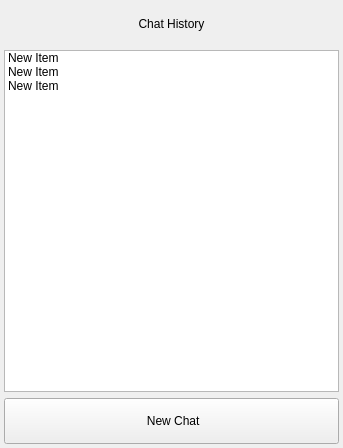
<?xml version="1.0" encoding="UTF-8"?>
<ui version="4.0">
 <class>historyWidget</class>
 <widget class="QWidget" name="historyWidget">
  <property name="geometry">
   <rect>
    <x>0</x>
    <y>0</y>
    <width>343</width>
    <height>448</height>
   </rect>
  </property>
  <property name="windowTitle">
   <string>Form</string>
  </property>
  <property name="styleSheet">
   <string notr="true"/>
  </property>
  <layout class="QVBoxLayout" name="verticalLayout">
   <property name="spacing">
    <number>6</number>
   </property>
   <property name="leftMargin">
    <number>4</number>
   </property>
   <property name="topMargin">
    <number>4</number>
   </property>
   <property name="rightMargin">
    <number>4</number>
   </property>
   <property name="bottomMargin">
    <number>4</number>
   </property>
   <item>
    <widget class="QLabel" name="historyWidgetTitleLabel">
     <property name="minimumSize">
      <size>
       <width>0</width>
       <height>40</height>
      </size>
     </property>
     <property name="text">
      <string>Chat History</string>
     </property>
     <property name="alignment">
      <set>Qt::AlignmentFlag::AlignCenter</set>
     </property>
    </widget>
   </item>
   <item>
    <widget class="QListWidget" name="historyWidgetChatList">
     <item>
      <property name="text">
       <string>New Item</string>
      </property>
     </item>
     <item>
      <property name="text">
       <string>New Item</string>
      </property>
     </item>
     <item>
      <property name="text">
       <string>New Item</string>
      </property>
     </item>
    </widget>
   </item>
   <item>
    <widget class="QPushButton" name="historyWidgetNewChatBtn">
     <property name="minimumSize">
      <size>
       <width>0</width>
       <height>46</height>
      </size>
     </property>
     <property name="maximumSize">
      <size>
       <width>16777215</width>
       <height>46</height>
      </size>
     </property>
     <property name="text">
      <string> New Chat</string>
     </property>
    </widget>
   </item>
  </layout>
 </widget>
 <resources/>
 <connections/>
</ui>
